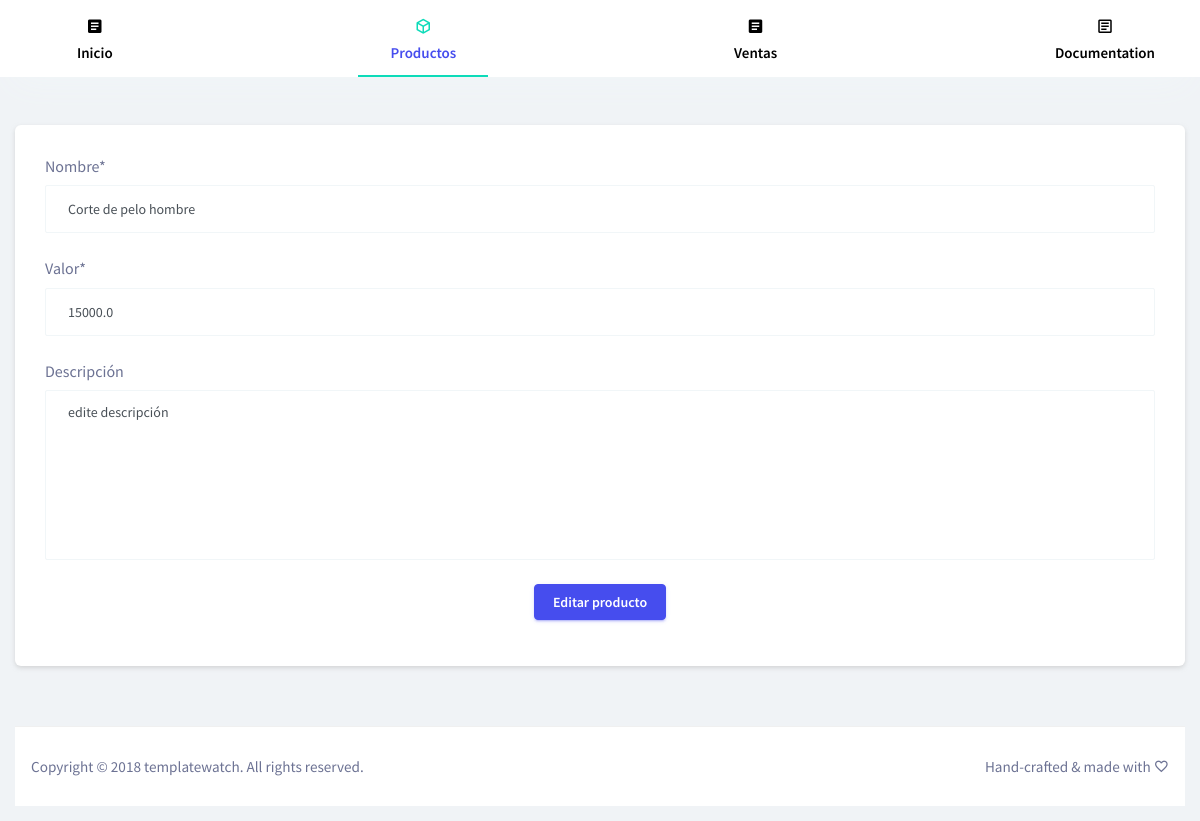
Screenshot of /productos/editar/1 (signed in) with the database file from the repository.
### products/models.py (models this page shows, shortened)
class Product(models.Model):
    name = models.CharField(verbose_name="Nombre", max_length=200, null=False, blank=False)
    company = models.ForeignKey(Company, verbose_name="Empresa", on_delete=models.CASCADE, related_name="getProducts")
    description = models.TextField(verbose_name="Descripción", null=True, blank=True)
    value = models.FloatField(verbose_name="Valor", null=False, blank=False)
    created = models.DateTimeField(auto_now_add=True, verbose_name="Fecha de creación")
    updated = models.DateTimeField(auto_now=True, verbose_name="Fecha de edición")
    class Meta:
        verbose_name = "Producto"
        verbose_name_plural = "Productos"

### products/views.py (the view)
# urls.py: path('productos/editar/<int:pk>', login_required(ProductUpdate.as_view()), name='update'),
class ProductUpdate(UpdateView):
    model = Product
    form_class = ProductForm
    template_name = 'products/productUpdateForm.html'
    success_url = reverse_lazy('products:ListAndCreate')
    def get(self, request, *args, **kwargs):
        if Product.objects.get(id=kwargs['pk']).company == self.request.user.profile.company:
            return super(UpdateView, self).get(request, *args, **kwargs)
        else:
            return redirect(reverse_lazy('products:ListAndCreate'))

### products/forms.py
class ProductForm(forms.ModelForm):
    class Meta:
        model = Product
        fields = ['name', 'value','description']
        widgets = {
            'name': forms.TextInput(attrs={'class':'form-control', 'placeholder':'Nombre*', 'required': True}),
            'value': forms.NumberInput(attrs={'min':'0', 'class':'form-control', 'placeholder':'Valor*', 'required': True}),
            'description': forms.Textarea(attrs={'class':'form-control', 'placeholder':'Descipción'}),
        }
        labels = { #En el template <small>Los campos con * son requeridos</small>
            'name':'Nombre*',
            'value':'Valor*',
            'description':'Descripción',
        }

### templates/products/productUpdateForm.html (shortened to what this page needs)
{% extends 'plataforma/base.html' %}
{% load static %}
{% block content %}
<div class="row mt-4">
    <div class="col-lg-12 grid-margin stretch-card">
        <div class="card">
            <div class="card-body">
                <form action="" method="post">{% csrf_token %}
                    {% for field in form %}
                        <div class="form-group">
                            <label class="mylabel">{{ field.label }}</label>
                            {{ field }}
                        </div>
                    {% endfor %}
                    <div class="text-center">
                        <input class="btn btn-primary" type="submit" value="Editar producto" />
                    </div>
                </form>
            </div>
        </div>
    </div>
</div>
{% endblock %}

### rows the page displays
Product: form "Corte de pelo hombre" "15000.0" "edite descripción"

### other values shown
{{ field.label }} "Nombre*" "Valor*" "Descripción"
